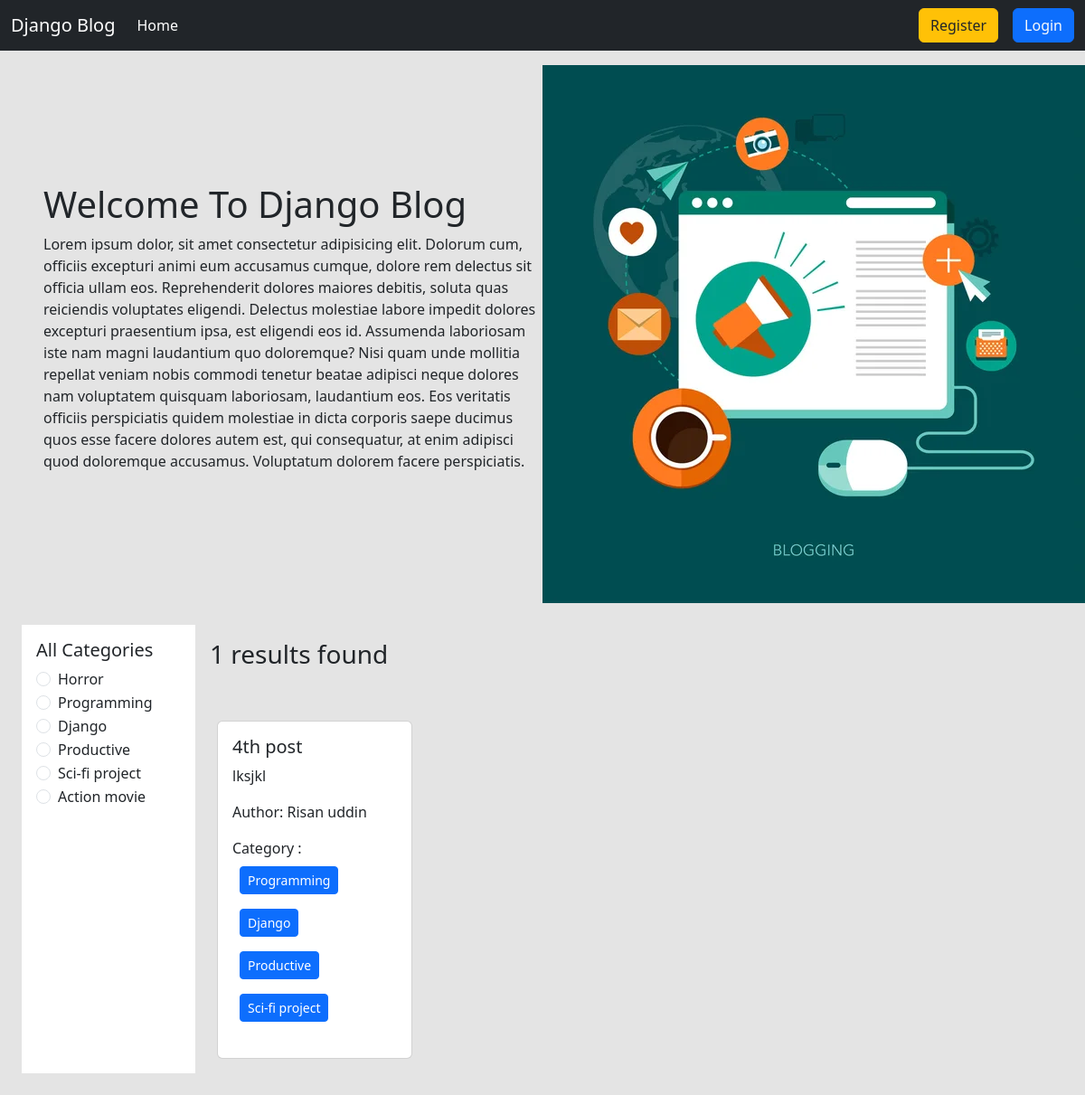
/category/sci-fi-project/, run on the app's committed database.
### categories/models.py (models this page shows, shortened)
class Category(models.Model):
    name = models.CharField(max_length=100)
    slug = models.SlugField(max_length=100, null=True, blank=True)

### posts/models.py (models this page shows, shortened)
class Post(models.Model):
    title = models.CharField(max_length=100)
    content = models.TextField()
    category = models.ManyToManyField(Category)
    author = models.ForeignKey(User, on_delete=models.CASCADE)

### blog_project/views.py (the view)
# urls.py: 2. Add a URL to urlpatterns:  path('', views.home, name='home')
def home(request, category_slug=None):
    data = Post.objects.all()
    if category_slug is not None:
        category = Category.objects.get(slug=category_slug)
        data = Post.objects.filter(category=category)
    categories = Category.objects.all()
    return render(request, 'home.html', {'data': data, 'categories': categories})

### templates/home.html
{% extends 'base.html' %}
{% load static %}
{% block content %}
  <div class="d-flex flex-wrap px-5 pt-3 align-items-center">
    <div class="col-6">
      <h1>Welcome To Django Blog</h1>
      <p>Lorem ipsum dolor, sit amet consectetur adipisicing elit. Dolorum cum, officiis excepturi animi eum accusamus cumque, dolore rem delectus sit officia ullam eos. Reprehenderit dolores maiores debitis, soluta quas reiciendis voluptates eligendi. Delectus molestiae labore impedit dolores excepturi praesentium ipsa, est eligendi eos id. Assumenda laboriosam iste nam magni laudantium quo doloremque? Nisi quam unde mollitia repellat veniam nobis commodi tenetur beatae adipisci neque dolores nam voluptatem quisquam laboriosam, laudantium eos. Eos veritatis officiis perspiciatis quidem molestiae in dicta corporis saepe ducimus quos esse facere dolores autem est, qui consequatur, at enim adipisci quod doloremque accusamus. Voluptatum dolorem facere perspiciatis.</p>
    </div>
    <div class="col-6">
      <img src="{% static 'home.jpg' %}" />
    </div>
  </div>
  <div class="d-flex flex-wrap p-4">
    <div class="col-2 bg-white p-3">
      <h5>All Categories</h5>
      {% for category in categories %}
        <div class="form-check">
          <input class="form-check-input" type="radio" name="category" id="{{ category.id }}" />
          <label class="form-check-label" for="{{ category.id }}"><a href="{% url 'category_wise_post' category.slug %}" class="text-decoration-none text-dark">{{ category.name }}</a></label>
        </div>
      {% endfor %}
    </div>
    <div class="col-10 p-3">
      <h3>{{ data|length }} results found</h3>
      <div class="d-flex flex-wrap pt-5">
        {% for post in data %}
          <div class="col-sm-3">
            <div class="card mx-2">
              <div class="card-body">
                <h5 class="card-title">{{ post.title }}</h5>
                <p class="card-text">{{ post.content }}</p>
                <p>Author: {{ post.author.first_name }} {{ post.author.last_name }}</p>
                <p>
                  Category :{% for cate in post.category.all %}
                    <button class="btn btn-primary m-2 btn-sm">{{ cate.name }}</button>
                  {% endfor %}
                </p>
              </div>
            </div>
          </div>
        {% endfor %}
      </div>
    </div>
  </div>
{% endblock %}

### data on the page
Category: name "Horror"
Category: name "Programming"
Category: name "Django"
Category: name "Productive"
Category: name "Sci-fi project"
Category: name "Action movie"
Post: title "4th post", content "lksjkl", author.first_name "Risan", author.last_name "uddin"

### other printed values
{{ data|length }} "1"
